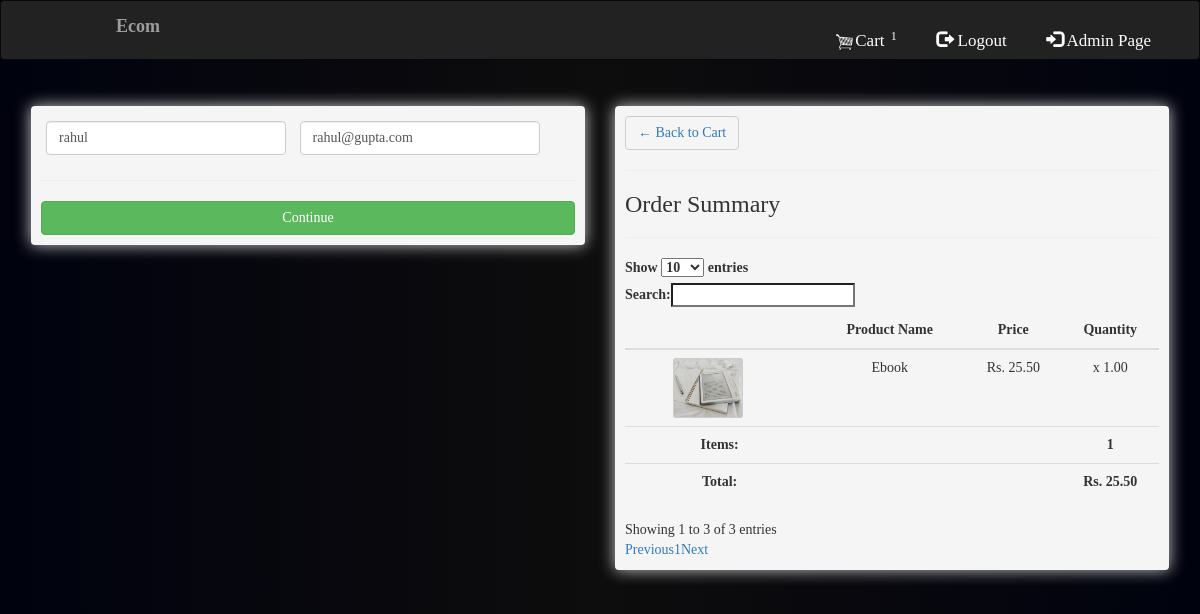
Before: /checkout/ (signed in) with the older database file.
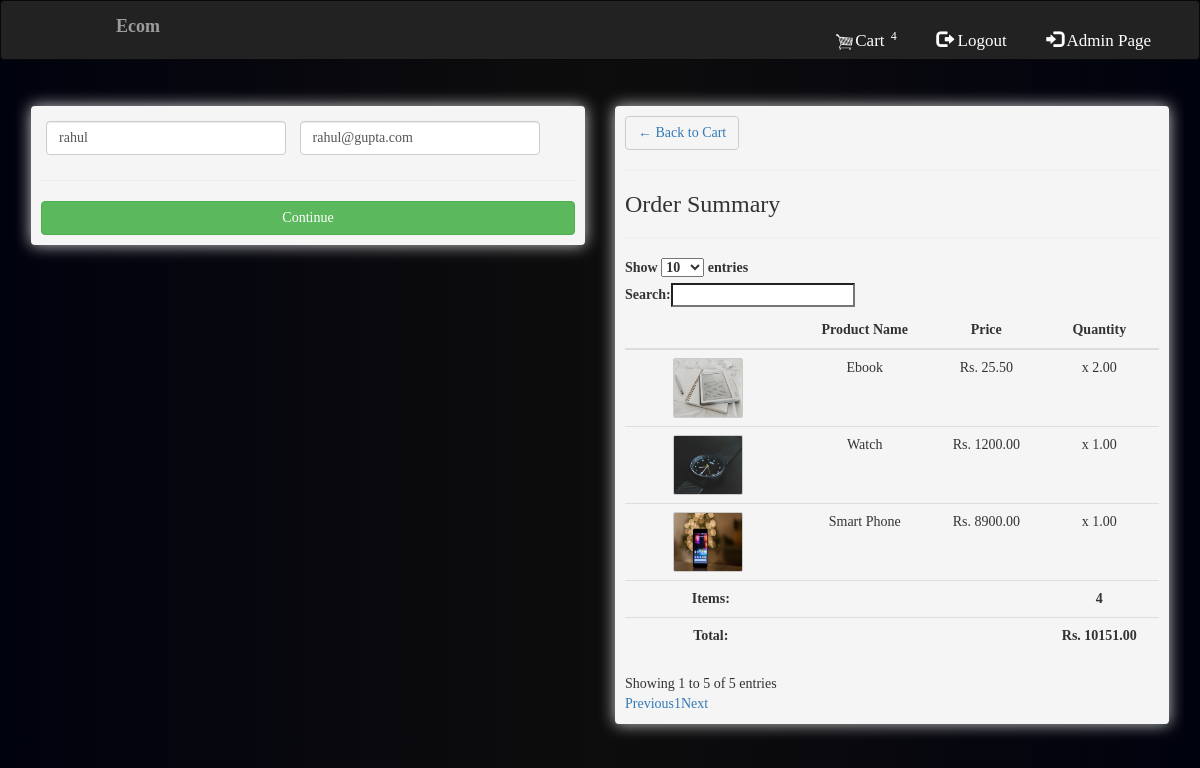
After: the same page with the newer database file.
### store/models.py (models this page shows, shortened)
class Order(models.Model):
	customer = models.ForeignKey(Customer, on_delete=models.SET_NULL, null=True, blank=True)
	date_ordered = models.DateTimeField(auto_now_add=True)
	complete = models.BooleanField(default=False)
	transaction_id = models.CharField(max_length=100, null=True)
	def __str__(self):
		return str(self.id)
	@property
	def get_cart_total(self):
		return sum([
			item.quantity*item.product.price for item in self.orderitem_set.all()
			])
	@property
	def get_total_items(self):
		return sum([
			item.quantity for item in self.orderitem_set.all()
		])
	@property
	def shipping(self):
		items = self.orderitem_set.all()
		x = items.values_list('product__digital',flat=True)
		if True in x:
			return False
		return True

class OrderItem(models.Model):
	product = models.ForeignKey(Product, on_delete=models.SET_NULL, null=True)
	order = models.ForeignKey(Order, on_delete=models.SET_NULL, null=True)
	quantity = models.IntegerField(default=0, null=True, blank=True)
	date_added = models.DateTimeField(auto_now_add=True)

class Product(models.Model):
	added_by = models.ForeignKey(Customer, on_delete=models.CASCADE, related_name="products") #new
	name = models.CharField(max_length=200)
	price = models.FloatField()
	digital = models.BooleanField(default=False)
	image = models.ImageField(null=True,blank=True)
	description = models.TextField(max_length=1000,null=True,blank=True)
	is_active = models.BooleanField(default=True)
	@property
	def get_image_url(self):
		try:
			return self.image.url
		except :
			return ''

### store/views.py (the view, shortened to what this page needs)
# urls.py: path('checkout/',views.checkout,name='checkout'),
def checkout(request):
	context = {}
	template_name = 'store/checkout.html'
	if request.user.is_authenticated:
		customer = request.user.customer
		order,created = Order.objects.get_or_create(customer=customer,complete=0)
		items = order.orderitem_set.all()
	print("=== order ",order)
	context['items'] = items
	context['order'] = order
	return render(request,template_name, context)

### store/templates/store/checkout.html (shortened to what this page needs)
{% extends 'store/main.html' %}
{% load static %}
{% load template_filter %}
{% block content %}
     <div class="row">
		<div class="col-lg-6">
			<div class="box-element" id="form-wrapper" style="background-color:whitesmoke;">
				<form id="shipping-form" method="POST" enctype="multipart/form-data">
					<div id="user-info">
						<div class="form-field">
							<input required class="form-control" value="{{request.user.customer.name}}" type="text" name="name" placeholder="Name..">
						</div>
						<div class="form-field">
							<input required class="form-control" value="{{request.user.customer.email}}" type="email" name="email" placeholder="Email..">
						</div>
					</div>
					<hr>
					{% if items %}
						<input id="shipping-btn" type="button" class="btn btn-success btn-block" type="submit" value="Continue">
					{% else %}
						<input id="shipping-btn" type="button" class="btn btn-success btn-block {% if items %}{% else %}disabled{% endif %}" type="submit" disabled value="Continue">
					{% endif %}
				</form>
			</div>
			<br>
		</div>
		<div class="col-lg-6">
			<div class="box-element" style="background-color:whitesmoke;">
				<a  class="btn btn-outline-dark back-cart" href="{% url 'cart' %}">&#x2190; Back to Cart</a>
				<hr>
				<h3>Order Summary</h3>
				<hr>
					<table class="table" id="checkout-table">
						<thead>
							<th class="text-center"></th>
							<th class="text-center">Product Name</th>
							<th class="text-center">Price </th>
							<th class="text-center">  Quantity</th>
						</thead>
						<tbody>
							{% if items %}
								{% for item in items %}
									<tr>
										<td><img class="row-image back-cart" src="{{ item.product.get_image_url }}"></td>
										<td class="text-center">{{item.product.name}}</td>
										<td class="text-center">Rs. {{item.product.price | floatformat:2}}</td>
										<td class="text-center">x {{item.quantity | floatformat:2}}</td>
									</tr>
								{% endfor %}
							{% else %}
									<tr> No Item in your Cart  </tr>
							{% endif %}
								<tr>
									<th class="text-center">Items:</th>
									<td class="text-center"></td>
									<td class="text-center"></td>
									<th class="text-center">{{order.get_total_items}}</th>
								</tr>
								<tr>
									<th class="text-center ">Total:</th>
									<td class="text-center"></td>
									<td class="text-center"></td>
									<th class="text-center">Rs. {{order.get_cart_total | floatformat:2}}</th>
								</tr>
						</tbody>
					</table>
			</div>
		</div>
	</div>
{% endblock content %}

### store/templates/store/main.html (shortened to what this page needs)
<!DOCTYPE html>
{% load static %}
<html lang="en">
<head>
    <link href="{% static 'css/main.css' %}" type="text/css" rel="stylesheet">
    <link rel="stylesheet" href="https://cdnjs.cloudflare.com/ajax/libs/font-awesome/4.7.0/css/font-awesome.min.css">
    <link rel="stylesheet" href="https://maxcdn.bootstrapcdn.com/bootstrap/3.4.1/css/bootstrap.min.css">
    <link rel="stylesheet" type="text/css" href="https://cdn.datatables.net/v/dt/jq-2.2.4/dt-1.10.13/fc-3.2.2/fh-3.1.2/r-2.1.0/sc-1.4.2/datatables.min.css" />
<body>
    <nav class="navbar navbar-inverse" id="navbar" style="overflow: hidden;">
            <label class="logo"><a class="navbar-brand" href="{% url 'store' %}">Ecom</a></label>
          <ul class="">
            <li><a href="{% url 'cart' %}"><img src="{% static 'images/cart.png' %}" style="width:20px;height: 100%;">Cart  <sup><span id="" class="cart-t cart">{{order.get_total_items}}</span></sup></a></li>
            {% if request.session.authenticated %}
              <li><a href="{% url 'logout' %}"><span class="glyphicon glyphicon-log-out"></span> Logout</a></li>
              <li><a href="{% url 'admin-dashboard' %}"><span class="glyphicon glyphicon-log-in"></span> Admin Page</a></li>
            {% else %}
              <li><a href="{% url 'registration' %}"><span class="glyphicon glyphicon-user"></span> Sign Up</a></li>
              <li><a href="{% url 'login' %}"><span class="glyphicon glyphicon-log-in"></span> Login</a></li>
            {% endif %}
          </ul>
      </nav>
         <div class="container" style="padding:16px;overflow:hidden;">
                {% block content %}
                {% endblock content %}
          </div>
      </body>
</html>

Changed rows visible on the page:
changed through a linked row, Order: get_total_items "1" → "4"; get_cart_total "25.50" → "10151.00"
changed OrderItem "Ebook": quantity "1.00" → "2.00"
added OrderItem: product.get_image_url (picture), product.name "Watch", product.price "1200.00", quantity "1.00"
added OrderItem: product.get_image_url (picture), product.name "Smart Phone", product.price "8900.00", quantity "1.00"
Other visible differences:
text written by a page script: "Show entries Search: Showing 1 to 3 of 3 entries Previous 1 Next" → "Show entries Search: Showing 1 to 5 of 5 entries Previous 1 Next"
